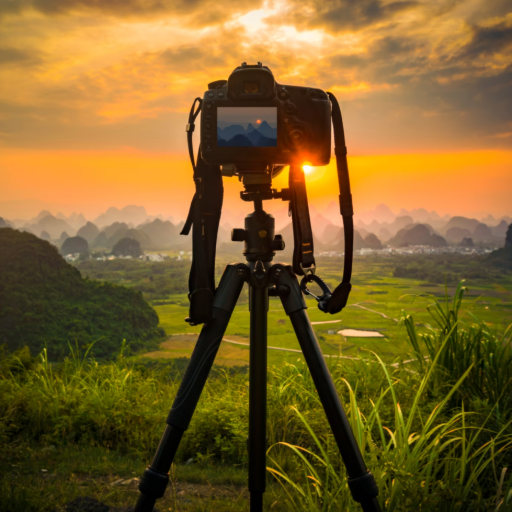
#> input picture 08.5 Computer Vision/Basics/images/sun.png, 512 x 512 px
$ jupyter execute --allow-errors '12 Edge Detection.ipynb'   (older library calls are emulated)
#> lines starting #> are read from the running program, lines starting #| are printed output that depends on the picture; after the words box and inside, x2 and y2 are one past the last pixel; in counts of white or black regions, pixels touching at a corner belong together
## Sobel operator

[cell 1]
import cv2
import numpy as np
import matplotlib.pyplot as plt
import pandas as pd

[cell 2]
## Load image
img = cv2.imread('images/lenna.png',0)

#> (a cell that did not finish here is left out)

[cell 4]
## Show original and smoothed image
plt.figure(figsize = (15,10))
plt.subplot(231)
#> (the rest of this cell did not finish here and is left out)

## Adding Images

[cell 5]
img1 = cv2.imread('images/lenna.png')
img2 = cv2.imread('images/sun.png')
#> img2 is the input picture: shape (512, 512, 3); mean B, G, R 42.2, 98.5, 127.2
#> (the rest of this cell did not finish here and is left out)

#> (a cell that did not finish here is left out)

## Canny Edge Detection

[cell 7]
import cv2
import numpy as np

## Load image
img = cv2.imread('images/lenna.png')

## Apply canny detection with thresholds
edges = cv2.Canny(img, 50, 200)

## Show original and smoothed image
plt.figure(figsize = (15,5))
plt.subplot(131)
#> (the rest of this cell did not finish here and is left out)

[cell 8]
import cv2
import numpy as np
import matplotlib.pyplot as plt


## Load image
img1 = cv2.imread('images/circle.png', 0)
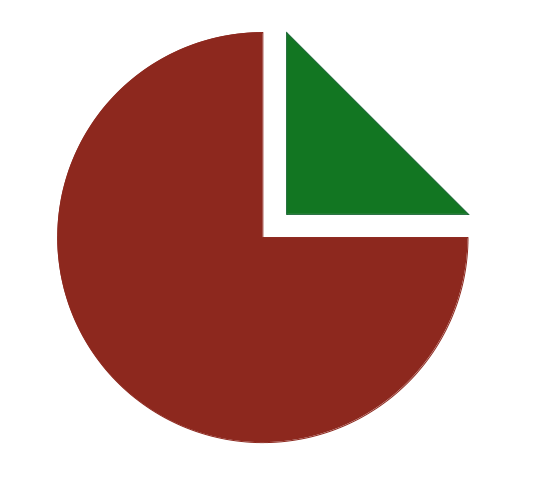
#> input picture 08.5 Computer Vision/Basics/images/circle.png, 543 x 492 px
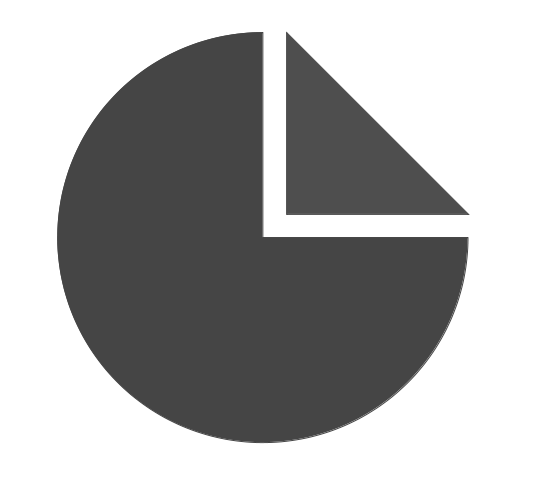
#> img1: shape (492, 543); min 69, max 255, mean 174.4


## Sobel edge detction
sobelx = cv2.Sobel(img1, cv2.CV_64F, 1,0, ksize=3)  ## Sobel for horizontal edges
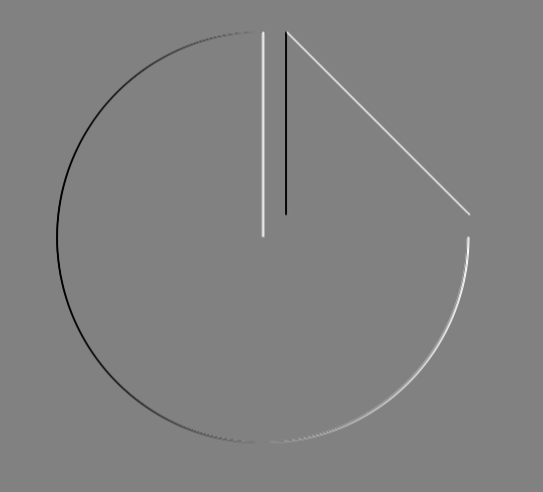
#> sobelx: shape (492, 543) float64; min -744, max 721, mean 0; drawn with min black and max white
sobely = cv2.Sobel(img1, cv2.CV_64F, 0,1, ksize=3)  ## Sobel for vertical edges
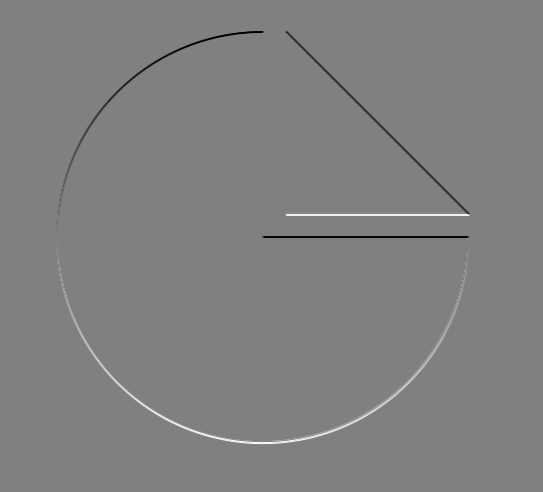
#> sobely: shape (492, 543) float64; min -744, max 738, mean 0; drawn with min black and max white

##Cobine sobel images
combined_sobel = cv2.add(sobelx, sobely)

value, thresh1 = cv2.threshold(combined_sobel, 0, 255, cv2.THRESH_BINARY)
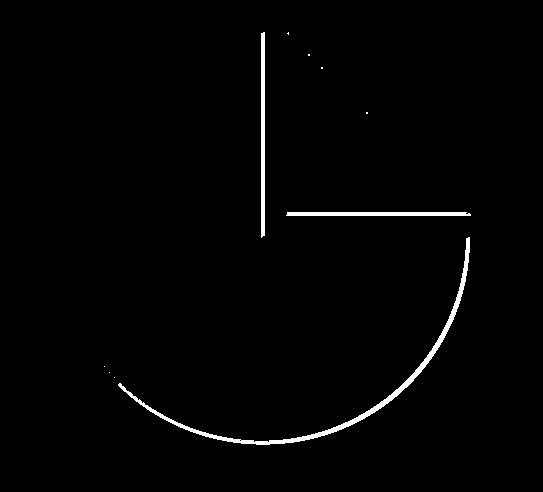
#> thresh1: shape (492, 543) float64; 1.4% white; 10 white regions (7 under 20 px), largest, box (x1, y1, x2, y2) and area: (118, 237, 470, 445) 2145, (261, 32, 265, 238) 817, (286, 212, 471, 216) 730


##Canny egde detection
edges = cv2.Canny(img1, 50, 200)
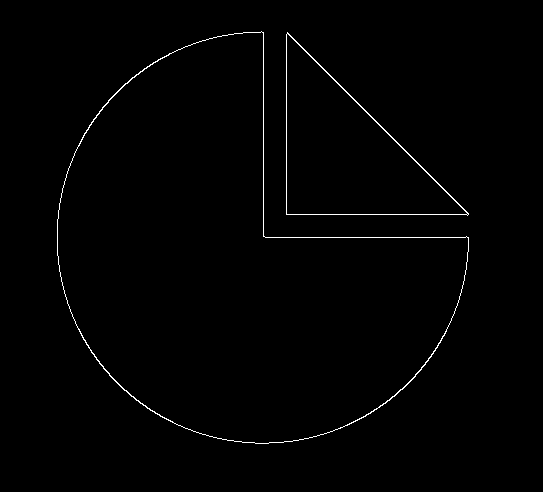
#> edges: shape (492, 543); 0.84% white in thin lines or dots, all inside (x1, y1, x2, y2) = (57, 31, 469, 444)


## Show original and smoothed image
plt.figure(figsize = (15,5))
plt.subplot(131)
plt.imshow(img1, cmap = 'gray')
plt.title("Original image")
plt.subplot(132)
plt.imshow(thresh1, cmap = 'gray')
plt.title("sobel with thresholding image")
plt.subplot(133)
plt.imshow(edges, cmap = 'gray')
plt.title("Canny edge image")
